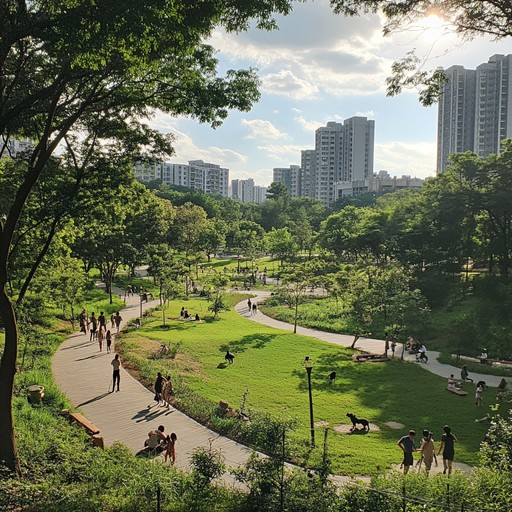
#> input picture opencv_project/image1.jpg, 512 x 512 px, found by its file name
$ python adaptivethreholding.py
#> lines starting #> are read from the running program, lines starting #| are printed output that depends on the picture; after the words box and inside, x2 and y2 are one past the last pixel; in counts of white or black regions, pixels touching at a corner belong together
import cv2

# Read image
img = cv2.imread("image1.jpg")
#> img is the input picture: shape (512, 512, 3); mean B, G, R 84.6, 112.3, 106.5

gray = cv2.cvtColor(img, cv2.COLOR_BGR2GRAY)
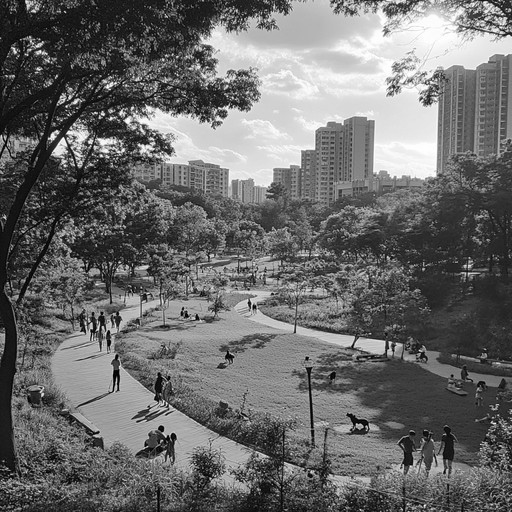
#> gray: shape (512, 512); min 0, max 255, mean 107.4

# --------------------------------------------------
# Adaptive Mean Threshold
# Threshold is calculated using the mean of neighboring pixels.
# --------------------------------------------------
adaptive_mean = cv2.adaptiveThreshold(
    gray,
    255,
    cv2.ADAPTIVE_THRESH_MEAN_C,
    cv2.THRESH_BINARY,
    11,
    2
)
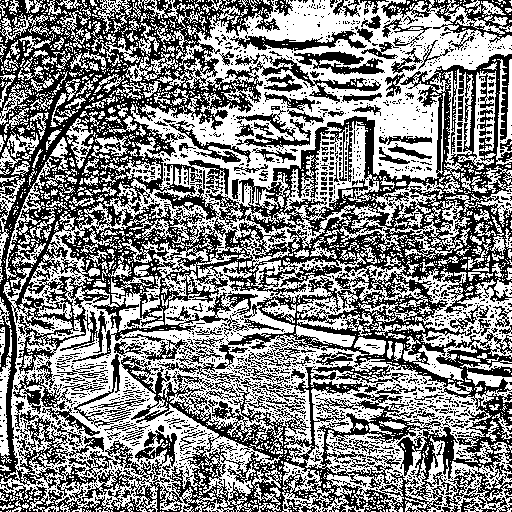
#> adaptive_mean: shape (512, 512); 52.1% white; black in thin lines or dots

# --------------------------------------------------
# Adaptive Gaussian Threshold
# Threshold is calculated using a weighted Gaussian neighborhood.
# --------------------------------------------------
adaptive_gaussian = cv2.adaptiveThreshold(
    gray,
    255,
    cv2.ADAPTIVE_THRESH_GAUSSIAN_C,
    cv2.THRESH_BINARY,
    11,
    2
)
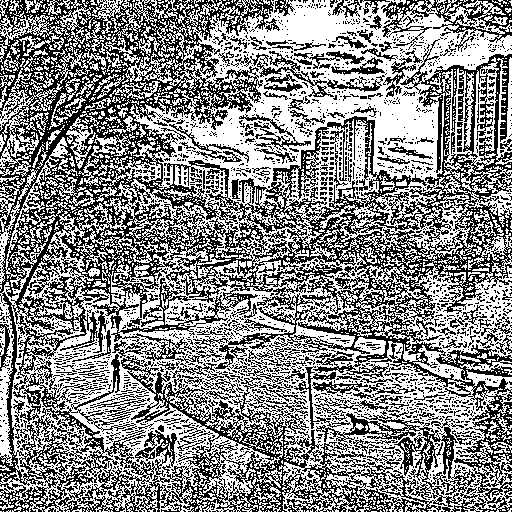
#> adaptive_gaussian: shape (512, 512); 54.1% white; black in thin lines or dots

cv2.imshow("Adaptive Mean", adaptive_mean)
cv2.imshow("Adaptive Gaussian", adaptive_gaussian)

cv2.waitKey(0)
cv2.destroyAllWindows()
